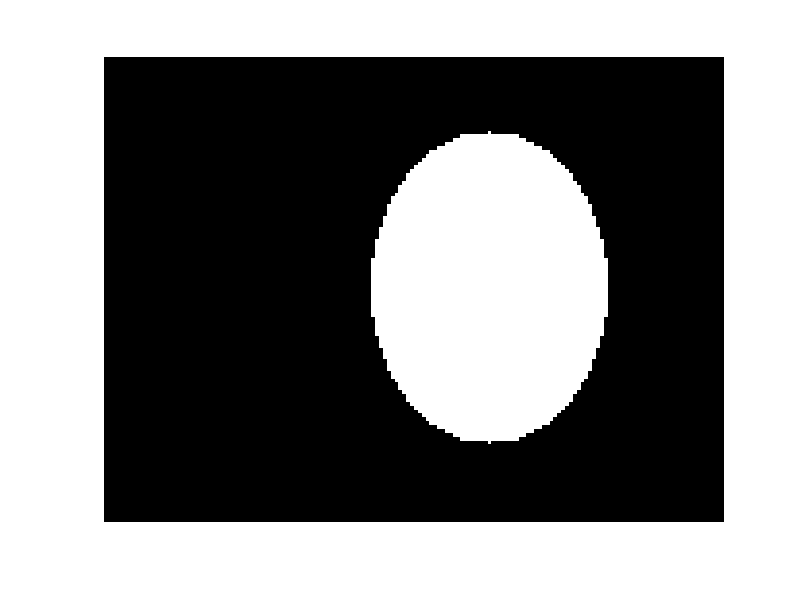

Reproduce this figure in MATLAB. (Note: this script raises an error after producing the figure.)
%%%%%%%%%%%%%%%%%%%%%%%%%%%%%%%%%%%%%%%%%%%%%%%%%%%%%%%%%%%%%%%%%%%%%%%%%%%%%%%%
%  This program is used to test two rotation methods. It is shown that my 
%  simplied method is better. The available boundary is -40<=theta<=40
%%%%%%%%%%%%%%%%%%%%%%%%%%%%%%%%%%%%%%%%%%%%%%%%%%%%%%%%%%%%%%%%%%%%%%%%%%%%%%%%
clear all
height=120;
width=160;
A=zeros(120,160);
left0=[];
right0=[];
newleft0=[];
newright0=[];
newleft=[];
newright=[];
ally=[];
%%%%%%%%%%%%%%%%%%%%%%%%%%%%%%%%%%%%%%%%%%%%%%%%%%%%%%%%%%%%%%%%%%%%%%%%%%%%%%%%
%%                             Generate an ellipse
%
%                        (x-110).^2/30*30+(y-60).^2/40*40=1
%%%%%%%%%%%%%%%%%%%%%%%%%%%%%%%%%%%%%%%%%%%%%%%%%%%%%%%%%%%%%%%%%%%%%%%%%%%%%%%%
%
%                    Get the original ellipse A
for y=20:100
    x1=round(100-30*sqrt(1-(y-60)*(y-60)/1600));
    x2=round(100+30*sqrt(1-(y-60)*(y-60)/1600));
    left0=[left0;y x1];
    right0=[right0;y x2];
    A(y,x1:x2)=1.0;
end
figure,imshow(A,'truesize')  
%%%%%%%%%%%%%%%%%%%%%%%%%%%%%%%%%%%%%%%%%%%%%%%%%%%%%%%%%%%%%%%%%%%%%%%%%%%%%%%%
%%%                     Centralized the image
[left,right,A]=bw2sides(A);
%figure,imshow(A,'truesize');
%%%%%%%%%%%%%%%%%%%%%%%%%%%%%%%%%%%%%%%%%%%%%%%%%%%%%%%%%%%%%%%%%%%%%%%%%%%%%%%%
%%%               Generate an ellipse with rotation angle theta 
theta=30
B=imrotate(A,theta);% B---is the rotated ellipse
%figure,imshow(B,'truesize')
%%%%%%%%%%%%%%%%%%%%%%%%%%%%%%%%%%%%%%%%%%%%%%%%%%%%%%%%%%%%%%%%%%%%%%%%%%%%%%%%
%%%%           Find the contour data and centralized the image B
[nleft,nright,B]=bw2sides(B);
%figure,imshow(B,'truesize');

%%%%%%%%%%%%%%%%%%%%%%%%%%%%%%%%%%%%%%%%%%%%%%%%%%%%%%%%%%%%%%%%%%%%%%%%%%%%%%%
%%%                        Detect the orientation
h=20;
B(end-h:end,:)=[];
figure,imshow(B,'truesize');
% B is the centralizaed images and keep it as original one
alfa=side2rotate(nleft,nright)

if abs(alfa)<=1
    disp('No need to rotate')
    countangle=alfa;
else
    countangle=alfa;
    L=nright(end-h)-nleft(end-h);
    symbol=1;
    ally=[];
    newleft=[];
    newright=[];
    count=1;
    while symbol==1
        BB=imrotate(B,-sum(countangle));
        %figure,imshow(BB,'truesize');
        [newleft,newright,BB]=bw2sides(BB);
        %figure,imshow(BB,'truesize');
        delt=ceil(abs(L*sin(sum(countangle)*pi/180)));
        newleft(end-delt:end)=[];
        newright(end-delt:end)=[];
        % Obtain the rotated binary image
        BB(end-delt:end,:)=[];
        %figure,imshow(BB,'truesize');                       
        beta=side2rotate(newleft,newright);
        countangle=[countangle beta];
        count=count+1;
        %if abs(beta)>abs(countangle(end-1)) | abs(beta)<=1                 
        if abs(beta)<=1
            symbol=0;
            break
        end       
        if count>=10
            symbol=0;
            break
        end             
    end
end   
rotate_value=countangle
alfa=sum(countangle)
BB=imrotate(B,-alfa);
%figure, imshow(BB)
